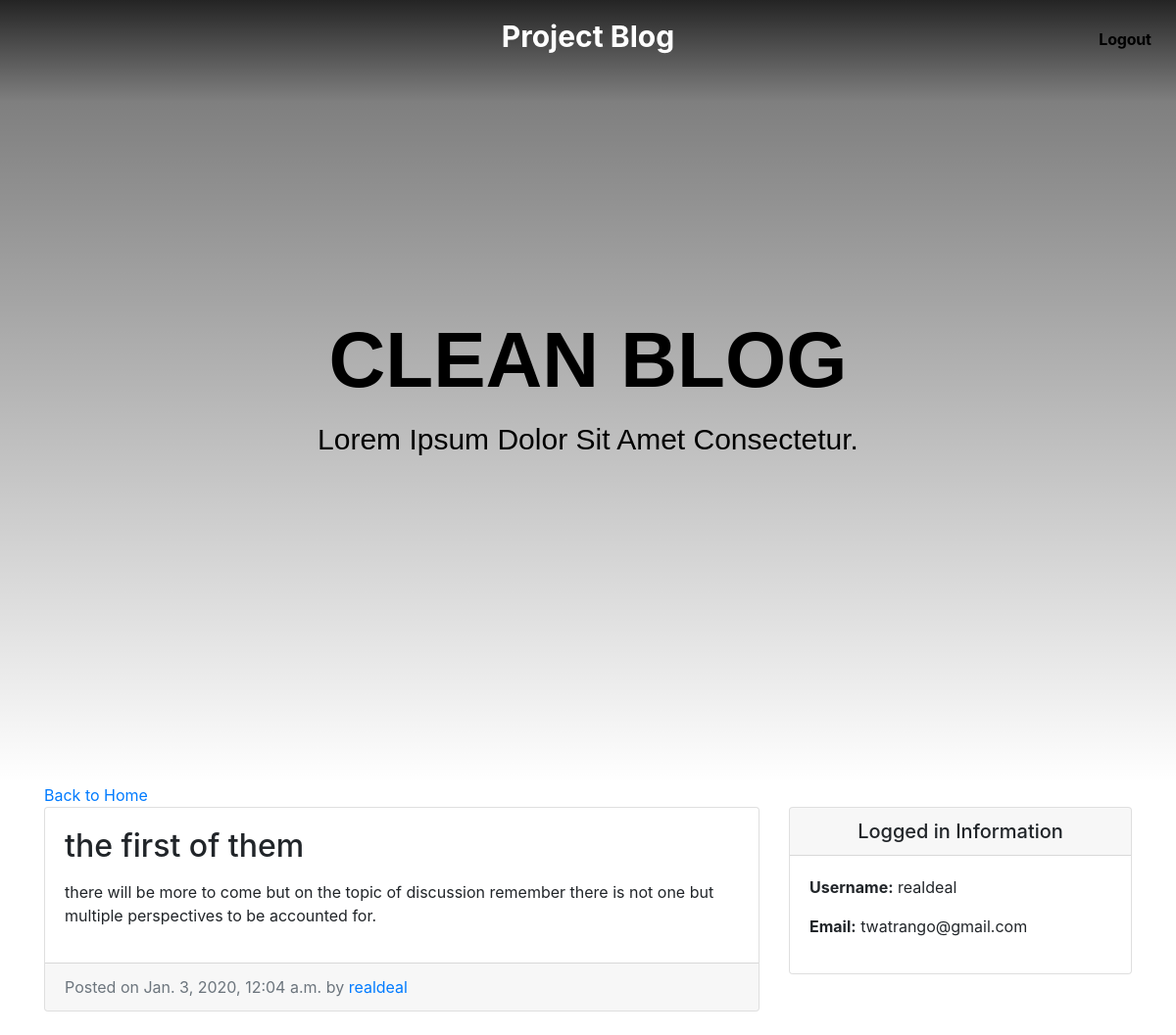
Page /entry/1/ (signed in) on the committed database.
### entries/models.py (models this page shows, shortened)
class Entry(models.Model):
	entry_title = models.CharField(max_length=50)
	entry_text = models.TextField()
	entry_date = models.DateTimeField(auto_now_add=True)
	entry_author = models.ForeignKey(User, on_delete=models.CASCADE)
	class Meta:
		verbose_name_plural = "entries"

### entries/views.py (the view)
# urls.py: path('entry/<int:pk>/', EntryView.as_view(), name = "entry-detail"),
class EntryView(LoginRequiredMixin, DetailView):
	model = Entry
	template_name = 'entries/entry_detail.html'

### entries/templates/entries/entry_detail.html
{% extends "entries/base.html" %}
{% block content %}
      <div class="col-md-8">
        <a href="{% url 'blog-home' %}">Back to Home</a>
        <div class="card mb-4">
          <div class="card-body">
            <h2 class="card-title">{{ object.entry_title }}</h2>
            <p class="card-text">{{ object.entry_text|linebreaks }}</p>
          </div>
          <div class="card-footer text-muted">
            Posted on {{ object.entry_date }} by
            <a href="#">{{ object.entry_author }}</a>
          </div>
        </div>
      </div>
{% endblock %}

### entries/templates/entries/base.html (shortened to what this page needs)
{% load static %}
<!DOCTYPE html>
<html lang="en">
<head>
	<link rel="stylesheet" type="text/css" href="{% static 'entries/css/style.css' %}">
	<link rel="stylesheet" href="https://stackpath.bootstrapcdn.com/bootstrap/4.3.1/css/bootstrap.min.css">
</head>
<body>
  <section id="navigation">
    <div class="bg-image">
      <div class="bw-gradient">
        <div class="container">
          <div class="row">
            <div class="col-sm-12 header">
              <h1 class="text-center text-uppercase">clean blog</h1>
              <p class="text-center text-capitalize">Lorem ipsum dolor sit amet consectetur.</p>
            </div>
          </div>
        </div>
      </div>
      <div class="header">
        <div class="sub-header text-capitalize font-weight-bold">
          <div class="logo">
            <a href="{% url 'blog-home' %}">Project Blog</a>
          </div>
          <ul class="right-menu">
            <li><a href="{% url 'logout' %}">Logout<a></li>
          </ul>
        </div>
      </div>
    </div>
  </section>
  <section>
	<div class="container">
		<div class="row">
		  {% block content %} {% endblock %}
		<div class="col-md-4">
			<div class="card my-4">
				<h5 class="card-header text-center">Logged in Information</h5>
		        <div class="card-body">
		          <ul class="list-unstyled mb-0">
		            <li>
		              <p> <strong>Username:</strong> {{user.username}}</p>
		            </li>
		            <li>
		              <p> <strong>Email:</strong> {{user.email}}</p>
		            </li>
		          </ul>
		        </div>
			</div>
		</div>
		</div>
	</div>
  </section>
</body>
</html>

### entries/static/entries/css/style.css (style rules this page uses)
* { margin: 0; padding: 0; }
#navigation .bg-image { background-position: center; background-repeat: no-repeat; background-size: cover; height: 100vh; }
#navigation .bw-gradient { width: 100%; height: 100vh; position: absolute; background: -moz-linear-gradient(top, rgba(0,0,0,0.86) 0%, rgba(0,0,0,0.5) 13%, rgba(0,0,0,0) 100%); background: -webkit-linear-gradient(top, rgba(0,0,0,0.86) 0%,rgba(0,0,0,0.5) 13%,rgba(0,0,0,0) 100%); background: linear-gradient(to bottom, rgba(0,0,0,0.86) 0%,rgba(0,0,0,0.5) 13%,rgba(0,0,0,0) 100%); filter: progid:DXImageTransform.Microsoft.gradient( startColorstr='#db000000', endColorstr='#00000000',GradientType=0 ); }
#navigation .bw-gradient .container { position: absolute; top: 40%; left: 50%; transform: translate(-50%, -50%); font-family: sans-serif; color: #000; }
#navigation .bw-gradient .container h1 { font-size: 80px; font-weight: 900; }
#navigation .bw-gradient .container p { font-size: 30px; font-weight: 500px; margin-top: 10px; }
#navigation .header { position: fixed; width: 100%; height: 70px; z-index: 100; }
#navigation .sub-header .logo a { position: absolute; font-size: 30px; left: 50%; transform: translate(-50%); text-decoration: none; color: #fff; top: 15px; }
#navigation .sub-header .right-menu { float: right; }
#navigation .sub-header ul li { float: left; list-style: none; min-width: 100px; height: 30px; line-height: 30px; margin: 20px 2px; padding: 0 7px; }
#navigation .sub-header ul li a { display: block; text-align: center; border-radius: 10px; letter-spacing: -0.2px; text-decoration: none; color: #000; padding: 5px; }
@media screen and (max-width:1200px) { #navigation .sub-header { width: 100%; } }
::placeholder { font-size: 20px; font-weight: bold; }

### rows in the picture
Entry: entry_title "the first of them", entry_text "there will be more to come but on the topic of discussion remember there is not one but multiple perspectives to be accounted for.", entry_date "Jan. 3, 2020, 12:04 a.m.", entry_author "realdeal"

### other values in the picture
{{ user.username }} "realdeal"
{{ user.email }} "twatrango@gmail.com"
